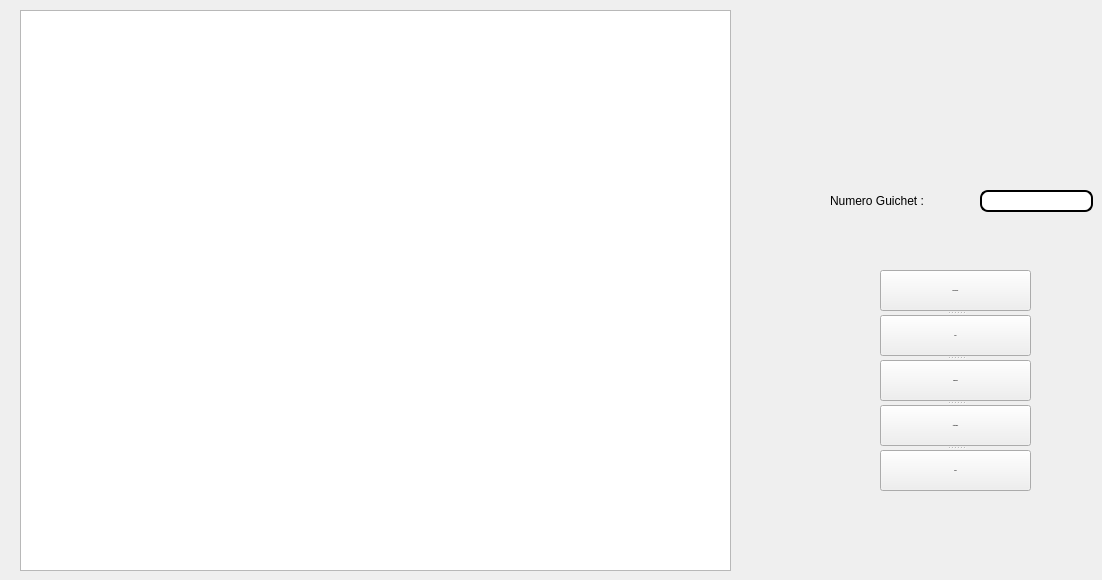
      <widget class="QWidget" name="tab_10">
       <attribute name="title">
        <string>Afficher</string>
       </attribute>
       <widget class="QTableView" name="tabguichet">
        <property name="geometry">
         <rect>
          <x>20</x>
          <y>10</y>
          <width>711</width>
          <height>561</height>
         </rect>
        </property>
       </widget>
       <widget class="QLineEdit" name="rechng">
        <property name="geometry">
         <rect>
          <x>980</x>
          <y>190</y>
          <width>113</width>
          <height>22</height>
         </rect>
        </property>
        <property name="styleSheet">
         <string notr="true">QLineEdit {
padding: 1px;
border-style: solid;
border: 2px solid gray;
border-radius: 8px;
background-color: rgb(255, 255, 255);
border:2px solid #000;
}</string>
        </property>
       </widget>
       <widget class="QLabel" name="label_46">
        <property name="geometry">
         <rect>
          <x>830</x>
          <y>190</y>
          <width>111</width>
          <height>21</height>
         </rect>
        </property>
        <property name="text">
         <string>Numero Guichet :</string>
        </property>
       </widget>
       <widget class="QSplitter" name="splitter_2">
        <property name="geometry">
         <rect>
          <x>880</x>
          <y>270</y>
          <width>151</width>
          <height>221</height>
         </rect>
        </property>
        <property name="orientation">
         <enum>Qt::Vertical</enum>
        </property>
        <widget class="QPushButton" name="rechercherdaadaa">
         <property name="font">
          <font>
           <family>Source Code Pro</family>
           <pointsize>-1</pointsize>
           <weight>75</weight>
           <bold>true</bold>
          </font>
         </property>
         <property name="styleSheet">
          <string notr="true">QPushButton
{
    color: #b1b1b1;
    background-color: QLinearGradient( x1: 0, y1: 0, x2: 0, y2: 1, stop: 0 #565656, stop: 0.1 #525252, stop: 0.5 #4e4e4e, stop: 0.9 #4a4a4a, stop: 1 #464646);
    border-width: 1px;
    border-color: #1e1e1e;
    border-style: solid;
    border-radius: 6;
    padding: 3px;
    font-size: 12px;
    padding-left: 5px;
    padding-right: 5px;
}

QPushButton:pressed
{
    background-color: QLinearGradient( x1: 0, y1: 0, x2: 0, y2: 1, stop: 0 #2d2d2d, stop: 0.1 #2b2b2b, stop: 0.5 #292929, stop: 0.9 #282828, stop: 1 #252525);
}color: rgb(255, 255, 255);
background-color:  QLinearGradient(x1: 0, y1: 0, x2: 0, y2: 1, stop: 0#8D9AAE, stop: 1 #8D9AAE);
 border-radius: 10;</string>
         </property>
         <property name="text">
          <string>Rechercher</string>
         </property>
        </widget>
        <widget class="QPushButton" name="trierdaadaa">
         <property name="font">
          <font>
           <family>Source Code Pro</family>
           <pointsize>-1</pointsize>
           <weight>75</weight>
           <bold>true</bold>
          </font>
         </property>
         <property name="styleSheet">
          <string notr="true">QPushButton
{
    color: #b1b1b1;
    background-color: QLinearGradient( x1: 0, y1: 0, x2: 0, y2: 1, stop: 0 #565656, stop: 0.1 #525252, stop: 0.5 #4e4e4e, stop: 0.9 #4a4a4a, stop: 1 #464646);
    border-width: 1px;
    border-color: #1e1e1e;
    border-style: solid;
    border-radius: 6;
    padding: 3px;
    font-size: 12px;
    padding-left: 5px;
    padding-right: 5px;
}

QPushButton:pressed
{
    background-color: QLinearGradient( x1: 0, y1: 0, x2: 0, y2: 1, stop: 0 #2d2d2d, stop: 0.1 #2b2b2b, stop: 0.5 #292929, stop: 0.9 #282828, stop: 1 #252525);
}color: rgb(255, 255, 255);
background-color:  QLinearGradient(x1: 0, y1: 0, x2: 0, y2: 1, stop: 0#8D9AAE, stop: 1 #8D9AAE);
 border-radius: 10;</string>
         </property>
         <property name="text">
          <string>Trier</string>
         </property>
        </widget>
        <widget class="QPushButton" name="imprimerdaadaa">
         <property name="font">
          <font>
           <family>Source Code Pro</family>
           <pointsize>-1</pointsize>
           <weight>75</weight>
           <bold>true</bold>
          </font>
         </property>
         <property name="styleSheet">
          <string notr="true">QPushButton
{
    color: #b1b1b1;
    background-color: QLinearGradient( x1: 0, y1: 0, x2: 0, y2: 1, stop: 0 #565656, stop: 0.1 #525252, stop: 0.5 #4e4e4e, stop: 0.9 #4a4a4a, stop: 1 #464646);
    border-width: 1px;
    border-color: #1e1e1e;
    border-style: solid;
    border-radius: 6;
    padding: 3px;
    font-size: 12px;
    padding-left: 5px;
    padding-right: 5px;
}

QPushButton:pressed
{
    background-color: QLinearGradient( x1: 0, y1: 0, x2: 0, y2: 1, stop: 0 #2d2d2d, stop: 0.1 #2b2b2b, stop: 0.5 #292929, stop: 0.9 #282828, stop: 1 #252525);
}color: rgb(255, 255, 255);
background-color:  QLinearGradient(x1: 0, y1: 0, x2: 0, y2: 1, stop: 0#8D9AAE, stop: 1 #8D9AAE);
 border-radius: 10;</string>
         </property>
         <property name="text">
          <string>Imprimer</string>
         </property>
        </widget>
        <widget class="QPushButton" name="statistiquedaadaa">
         <property name="font">
          <font>
           <family>Source Code Pro</family>
           <pointsize>-1</pointsize>
           <weight>75</weight>
           <bold>true</bold>
          </font>
         </property>
         <property name="styleSheet">
          <string notr="true">QPushButton
{
    color: #b1b1b1;
    background-color: QLinearGradient( x1: 0, y1: 0, x2: 0, y2: 1, stop: 0 #565656, stop: 0.1 #525252, stop: 0.5 #4e4e4e, stop: 0.9 #4a4a4a, stop: 1 #464646);
    border-width: 1px;
    border-color: #1e1e1e;
    border-style: solid;
    border-radius: 6;
    padding: 3px;
    font-size: 12px;
    padding-left: 5px;
    padding-right: 5px;
}

QPushButton:pressed
{
    background-color: QLinearGradient( x1: 0, y1: 0, x2: 0, y2: 1, stop: 0 #2d2d2d, stop: 0.1 #2b2b2b, stop: 0.5 #292929, stop: 0.9 #282828, stop: 1 #252525);
}color: rgb(255, 255, 255);
background-color:  QLinearGradient(x1: 0, y1: 0, x2: 0, y2: 1, stop: 0#8D9AAE, stop: 1 #8D9AAE);
 border-radius: 10;</string>
         </property>
         <property name="text">
          <string>Statistique</string>
         </property>
        </widget>
        <widget class="QPushButton" name="excel_3">
         <property name="font">
          <font>
           <family>Source Code Pro</family>
           <pointsize>-1</pointsize>
           <weight>75</weight>
           <bold>true</bold>
          </font>
         </property>
         <property name="styleSheet">
          <string notr="true">QPushButton
{
    color: #b1b1b1;
    background-color: QLinearGradient( x1: 0, y1: 0, x2: 0, y2: 1, stop: 0 #565656, stop: 0.1 #525252, stop: 0.5 #4e4e4e, stop: 0.9 #4a4a4a, stop: 1 #464646);
    border-width: 1px;
    border-color: #1e1e1e;
    border-style: solid;
    border-radius: 6;
    padding: 3px;
    font-size: 12px;
    padding-left: 5px;
    padding-right: 5px;
}

QPushButton:pressed
{
    background-color: QLinearGradient( x1: 0, y1: 0, x2: 0, y2: 1, stop: 0 #2d2d2d, stop: 0.1 #2b2b2b, stop: 0.5 #292929, stop: 0.9 #282828, stop: 1 #252525);
}color: rgb(255, 255, 255);
background-color:  QLinearGradient(x1: 0, y1: 0, x2: 0, y2: 1, stop: 0#8D9AAE, stop: 1 #8D9AAE);
 border-radius: 10;</string>
         </property>
         <property name="text">
          <string>excel</string>
         </property>
        </widget>
       </widget>
      </widget>
